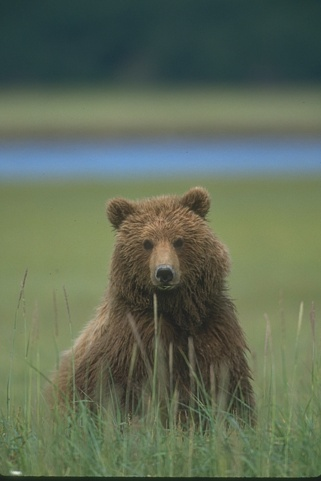
#> input picture images/bear1.jpg, 321 x 481 px; the run also reads 1 picture not shown here
$ jupyter execute --allow-errors exercise3.ipynb
#> lines starting #> are read from the running program, lines starting #| are printed output that depends on the picture; after the words box and inside, x2 and y2 are one past the last pixel; in counts of white or black regions, pixels touching at a corner belong together
Before you turn this problem in, make sure everything runs as expected. First, **restart the kernel** (in the menubar, select Kernel$\rightarrow$Restart) and then **run all cells** (in the menubar, select Cell$\rightarrow$Run All).

If a variable is given to you, give your answer to that variable. In case of multiple choice questions, answer to the given variable. Make sure your variable has a **string value** and it contains only the letter of your choice. For example if you think that choice b is the correct choice, and the given variable is answer, your answer should look like this:

answer = 'b'

or

answer = 'B'

If you need to read a file for a task, datafiles, such as .csv or .txt files are found in data subfolder. This can be accessed using data/filename.extension. In case of image, they are found in subfolder images.

Make sure you fill in any place that says `YOUR CODE HERE` or "YOUR ANSWER HERE", as well as your name below:

[cell 1]
NAME = "Nipun Waas"

---

# Multimodal Data Fusion - Exercise 3 - Data Alignment

In this exercise, we will take a closer look at the alignment of (multimodal) data in spatial, temporal, and semantic domains as well as radiometric normalization of calibrating the scale of variables. You will be learning about __spatial alignment__ with __image registration__, __temporal alignment__ with __dynamic time warping__ of time-series data, __semantical aligment__ of different data sources with __clustering methods__ for __image segmentation__, and __data normalization__ having different scales.

## Learning goals

After this exercise, you should

- get familiar with different data alignment types and techniques in multimodal data fusion
- be able to estimate of mutual information for spatial alignment / image registration
- be able to apply dynamic time-warping for temporal aligment of time-series
- be able to use k-means multi-modal image segmentation.
- be able to normalize data in different ways

## Relevant Lecture

Lecture 4

## Relevant Sections in course book

Chapters 5, 6, 7, and 8

## Additional Material

* Visualization and plotting with [matplotlib](https://matplotlib.org)
* Image processing with [scikit-image](https://scikit-image.org)
* Dynamic time warping with [simpledtw](https://github.com/talcs/simpledtw)
* scikit-learn page on [k-means](https://scikit-learn.org/stable/modules/clustering.html#k-means)

# Tutorial

## Loading and processing images

<a id='ImageDemo'></a>
<div class=" alert alert-info">
    <b>Tutorial.</b> Image processing with scikit-image.

The code below reads image from the file, rotates it, transforms to different color space, and finally plot the result images. Run the code and get yourself familiar with libraries and functions ([skimage.transform]( https://scikit-image.org/docs/stable/api/skimage.transform.html?highlight=transform#module-skimage.transform) and [skimage.color](https://scikit-image.org/docs/stable/api/skimage.color.html?highlight=color#module-skimage.color)).

</div>

[cell 2]
import numpy as np
import matplotlib.image as image
import matplotlib.pyplot as plt
from skimage.transform import rotate
from skimage.color import rgb2hsv

# loading image
img = image.imread('images/bear1.jpg')
#> img is the input picture: shape (481, 321, 3); mean R, G, B 95.8, 108, 87.5
# rotating image 90 degrees
img_rotated = rotate(img, 90)
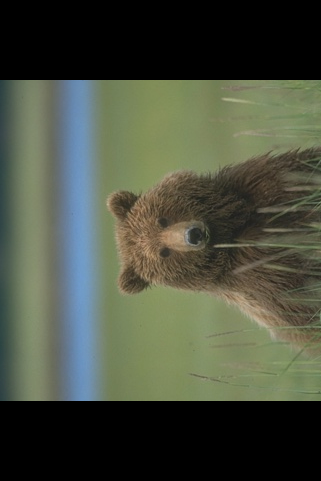
#> img_rotated: shape (481, 321, 3) float64; mean R, G, B 0.288, 0.308, 0.249
# transform color space from RGB to HSV
img_hsv = rgb2hsv(img)
#> img_hsv: shape (481, 321, 3) float64; mean of channels 0, 1, 2 0.29, 0.301, 0.439

# display resulting images
f = plt.figure(figsize=(10,5))
f.add_subplot(1,3,1)
plt.imshow(img)
f.add_subplot(1,3,2)
plt.imshow(img_rotated)
f.add_subplot(1,3,3)
plt.imshow(img_hsv)

## Plotting historams

<a id='HistogramDemo'></a>
<div class=" alert alert-info">
    <b>Tutorial.</b> Calculating and visualizing histograms.

The code below reads image from the file, transforms it to gray scale, calculates histograms. Run the code and get yourself familiar with 1D and 2D histograms ([matplotlib.pyplot.hist](https://matplotlib.org/3.3.1/api/_as_gen/matplotlib.pyplot.hist.html) and [numpy.histogram2d](https://numpy.org/doc/stable/reference/generated/numpy.histogram2d.html)). Study what does these 1D and 2D histograms means in image context.

</div>

[cell 3]
from skimage.color import rgb2gray
# loading image
img = image.imread('images/bear2.jpg')
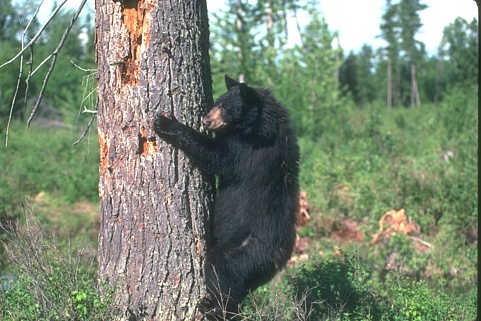
#> input picture images/bear2.jpg, 481 x 321 px
#> img is the input picture: shape (321, 481, 3); mean R, G, B 122.4, 134.6, 114.7
# transform to gray scale
img_gray = rgb2gray(img)
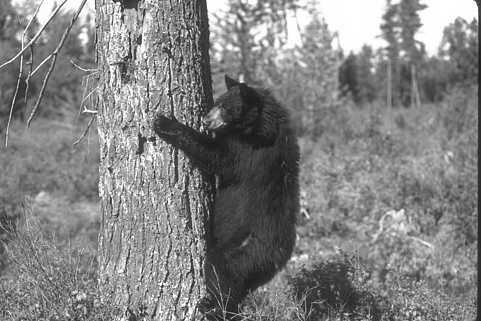
#> img_gray: shape (321, 481) float64; min 0.0928, max 1, mean 0.512

# display images
f1 = plt.figure(figsize=(10,10))
f1.add_subplot(1,2,1)
h1 = plt.imshow(img)
f1.add_subplot(1,2,2)
h1 = plt.imshow(img_gray, cmap=plt.get_cmap('gray'))
plt.show()

# calculate and plot images and 1D/2D histogram using 20 bins
nbins = 20
f2 = plt.figure(figsize=(10,5))
f2.add_subplot(1,2,1)
hist1d = plt.hist(img_gray.flatten(), bins=nbins)
f2.add_subplot(1,2,2)
hist2d = np.histogram2d(img_gray.flatten(), img_gray.flatten(), bins=nbins)[0]
nz = hist2d > 0
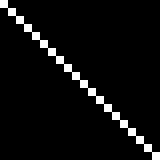
#> nz: shape (20, 20) bool (shown 8 times larger); 5% white in thin lines or dots
hist2d[nz] = np.log(hist2d[nz])
#> hist2d: shape (20, 20) float64; min 0, max 9.77, mean 0.435
plt.imshow(hist2d, interpolation='nearest')

## Dynamic time warping

<a id='DTWDemo'></a>
<div class=" alert alert-info">
    <b>Tutorial.</b> Dynamic time warping between time-series.

The code below generates two univariate time-series and then match them using Dynamic time warping (DTW) method. Run the code and get yourself familiar with DTW [simpledtw](https://github.com/talcs/simpledtw). Study how DTW works and what are the inputs and outputs in dtw()-function. Outputs are also visualized in next code snippet.
</div>

### DTW: toy example

[cell 4]
import simpledtw

ts1 = np.array([4, 3.5, 3.7, 4, 4.4, 5, 6, 6.5]) # 1st time-series
ti1 = np.array(range(0, len(ts1))) # time indices
ts2 = np.array([2, 2.7, 2.5, 4.5, 5, 5.7]) # 2nd time-series
ti2 = np.array(range(2, len(ts1))) # time indices
#> (the rest of this cell did not finish here and is left out)

### DTW: plotting the results

[cell 5]
f = plt.figure(figsize=(10,5))
f.add_subplot(1,2,1)

# plot data
plt.plot(ti1, ts1, '-o')
plt.plot(ti2, ts2, '-o')

# plot connections between points
#> (the rest of this cell did not finish here and is left out)

## K-means clustering

<a id='KmeansDemo'></a>
<div class=" alert alert-info">
    <b>Tutorial.</b> Clustering with k-means algorithm.

The code below defines k-means clustering algorithm and applied it to syntetic 2D data. Run the code and study how k-means works ([sklearn.cluster.Kmeans](https://scikit-learn.org/stable/modules/clustering.html#k-means)), what are the inputs and outputs of kmeans_clustering()-function, how can you interpret the result of toy example.

</div>

[cell 6]
from sklearn.cluster import KMeans

def kmeans_clustering(X, k=3, maximum_iterations=200):
    n, d = X.shape    # number of examples n and number of features d
    cluster_centers = np.zeros((k, d))    # Store the resulting clustering centers in the rows of this k x d matrix
    cluster_labels = np.zeros(n)    # Store here the resulting n cluster indices / labels (assigned for each example)

    k_means = KMeans(n_clusters=k, max_iter=maximum_iterations, n_init=10).fit(X)  # Fit k-means with k clusters and using max_iter maximum iterations
    cluster_centers = k_means.cluster_centers_  # cluster centers
    cluster_indices = k_means.labels_  # cluster label indices for each example
    return cluster_centers, cluster_indices

### K-means: toy example

[cell 7]
from sklearn.datasets import make_blobs

# generate 2D clusters with 5 centers
X, y = make_blobs(n_samples=200, centers=5, n_features=2, random_state=1)

# fit k-means fit 5 clusters
cluster_means, cluster_indices = kmeans_clustering(X, k = 5)

# visualize data and clustering results
plt.scatter(X[:, 0], X[:, 1], marker='o', c=cluster_indices,
            s=25, edgecolor='k')
plt.scatter(cluster_means[:,0], cluster_means[:,1], marker='x', s=100, color = 'r')

# -----------------------------------------------------------------------

# Assignments

## 1. Spatial Alignment: mutual Information for image registration

###  Introduction

In this assigment, we will take a look at mutual information between two images. For background, look at first part of the Lecture 4 (spatial alignment). Also, Chapter 5 in course book is relevant.

### The image data

The image data here are from two different magnetic resonance imaging sources ('T1-weighted-MRI.jpg', and 'T2-weighted-MRI.jpg'). Task is to transform the images and calculate mutual information based on the joint histogram.

<a id='Task1.1'></a>
<div class=" alert alert-warning">
    <b>Assignment.</b> Problem 1.1.

<p> 1) Complete the code below to rotate second MRI image 't2_img' by 45 degrees. </p>
<p> 2) Visualize original images and the resulting rotated image.</p>
<p>
Hint: Your output image should look like in the picture below
<br>

</p>
</div>

[cell 8]
import numpy as np
import matplotlib.image as img
import matplotlib.pyplot as plt
from skimage.transform import rotate

# Answer to problem 1.1 in this cell

# load MRI images ('T1-weighted-MRI.jpg' and T2-weighted-MRI.jpg) as pixel array
# YOUR CODE HERE
t1_img = img.imread('images/T1-weighted-MRI.jpg')
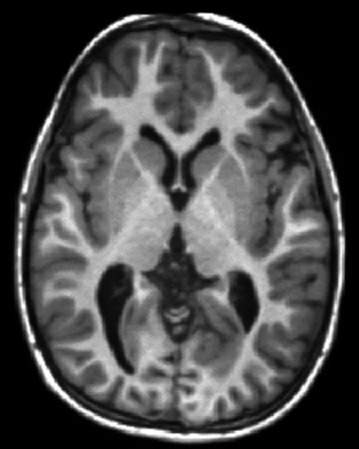
#> input picture images/T1-weighted-MRI.jpg, 359 x 449 px
#> t1_img is the input picture: shape (449, 359); min 0, max 255, mean 73.6
t2_img = img.imread('images/T2-weighted-MRI.jpg')
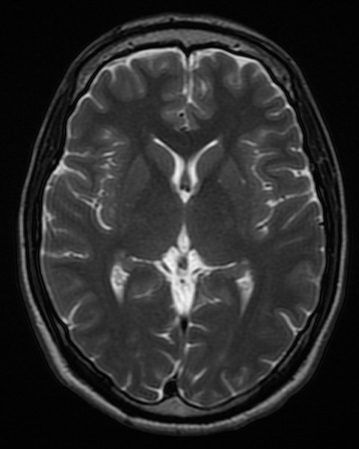
#> input picture images/T2-weighted-MRI.jpg, 359 x 449 px
#> t2_img is the input picture: shape (449, 359); min 0, max 248, mean 43.4

# rotate image 't2_img' by 45 degrees
t2_img_45 = rotate(t2_img, 45)
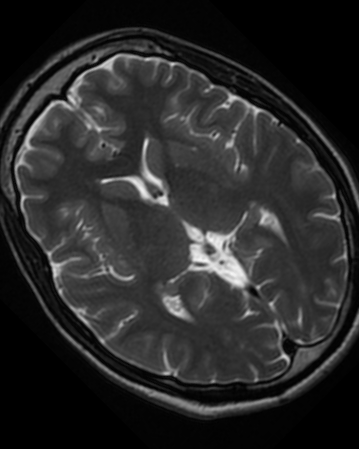
#> t2_img_45: shape (449, 359) float64; min 0, max 0.964, mean 0.164
# display all 3 array of pixels as an image
## Your code here
f1 = plt.figure(figsize=(10,10))
f1.add_subplot(1,3,1)
h1 = plt.imshow(t1_img, cmap=plt.get_cmap('gray'))
f1.add_subplot(1,3,2)
h1 = plt.imshow(t2_img, cmap=plt.get_cmap('gray'))
f1.add_subplot(1,3,3)
h1 = plt.imshow(t2_img_45, cmap=plt.get_cmap('gray'))
plt.show()

[cell 9]
# Your points for Problem 1.1 will be given in this cell. Do not modify it.

### 1D Histograms

<a id='Task1.2'></a>
<div class=" alert alert-warning">
    <b>Assignment.</b> Problem 1.2.

<p> 1) Calculate and plot 1D histograms of three images above using 20 histogram bins. </p>
<p> 2) Compare the results. What can you say about histograms? Why first two are different and last two almost similar? </p>

<p>
Hint: Your output image should look like in the picture below
<br>

</p>
</div>

[cell 10]
# Answer to Problem 1.2.1 in this cell
# YOUR CODE HERE
nbins = 20

f1 = plt.figure(figsize=(10,5))
f1.add_subplot(1,3,1)
h1 = plt.hist(t1_img.flatten(), bins=nbins) # 1D histogram of t1_img
f1.add_subplot(1,3,2)
h2 = plt.hist(t2_img.flatten(), bins=nbins) # 1D histogram of t2_img
f1.add_subplot(1,3,3)
h3 = plt.hist(t2_img_45.flatten(), bins=nbins) # 1D histogram of t2_img_45
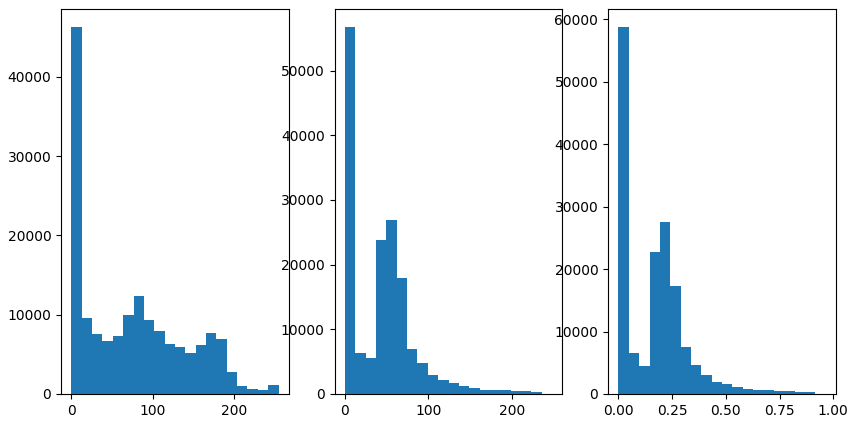
#> figure drawn by matplotlib, 3 panels; panel 1: tallest bar 46244 high, from x = 0 to 12.75; panel 2: tallest bar 56684 high, from x = -8.88e-16 to 12.4; panel 3: tallest bar 58736 high, from x = 3.47e-18 to 0.0482

[cell 11]
# Your points for Problem 1.2.1 will be given in this cell. Do not modify it.

#### 1.2.2: What can you say about histograms? Why first two are different and last two similar?
Answer to 1.2.2 in the cell below

The first histogram shows the brightness of a brain view, and the second one is from another side of the brain, so they are different due to diverse lighting. The third histogram is from rotating the second brain image by 45 degrees, the last two histograms are similar, because it means the rotation didn't change the brightness much, which is expected because simple rotation usually keeps the same brightness in the image.

### 2D Histograms

<a id='Task1.3'></a>
<div class=" alert alert-warning">
    <b>Assignment.</b> Problem 1.3.

<p>1) Calculate and plot 2D histograms of images below using 20 histogram bins (interpolation='nearest').</p>

<p>2) Compare the results. What can you say about 2D histograms? Why first one is diagonal and last two different compared to 1.2?</p>

<p>
Hint: Your output image should look like in the picture below
<br>

</p>
</div>

[cell 12]
nbins = 20

# Plot three histogram between
    # 't1_img' and 't1_img'
    # 't1_img' and 't2_img'
    # 't1_img' and 't2_img_45'

    # Do realize, that if you use a different library to create the histograms, the image may look different.
    # Check that your image has the same type of data as the one in output hints.
    # Your answer may be correct even if the images do not look the same.
    # The output hints have been made using numpy.

# YOUR CODE HERE

H1 = np.histogram2d(t1_img.flatten(), t1_img.flatten(), bins=nbins)[0] # 2D histogram t1_img, t1_img
H2 = np.histogram2d(t1_img.flatten(), t2_img.flatten(), bins=nbins)[0] # 2D histogram t1_img, t2_img
H3 = np.histogram2d(t1_img.flatten(), t2_img_45.flatten(), bins=nbins)[0] # 2D histogram t1_img, t2_img_45

hist1 = H1.copy()
hist1[H1>0] = np.log(H1[H1>0]) # Create a copy of H1 and then take logarithm of non-zero elements
#> hist1: shape (20, 20) float64; min 0, max 10.74, mean 0.426
hist2 = H2.copy()
hist2[H2>0] = np.log(H2[H2>0]) # Create a copy of H2 and then take logarithm of non-zero elements
hist3 = H3.copy()
hist3[H3>0] = np.log(H3[H3>0]) # Create a copy of H3 and then take logarithm of non-zero elements
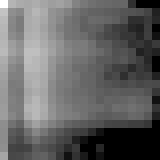
#> hist3: shape (20, 20) float64 (shown 8 times larger); min 0, max 10.53, mean 4.13; drawn with min black and max white

f2 = plt.figure(figsize=(10,10))
f2.add_subplot(1,3,1)
plt.imshow(hist1, interpolation='nearest')
f2.add_subplot(1,3,2)
plt.imshow(hist2, interpolation='nearest')
f2.add_subplot(1,3,3)
plt.imshow(hist3, interpolation='nearest')

# Hint! See tutorial for help

[cell 13]
# Your points for Problem 1.3.1 will be given in this cell. Do not modify it.

#### 1.3.2: Compare the results. What can you say about 2D histograms? Why first one is diagonal and last two different compared to 1.2?
Answer to 1.3.2 in the cell below

The 2D histograms provide insights into pixel intensity relationships. H1, comparing t1_img with itself, is diagonal with a bright line due to a perfect match. H2, comparing t1_img with t2_img, shows a less defined diagonal, indicating differences in pixel intensities. H3, comparing t1_img with a rotated t2_img_45, exhibits a different pattern due to spatial shifts from rotation. These patterns reveal similarities and differences between the images, contrasting with the perfect diagonal match in H1.

### Mutual information of histograms

<a id='Task1.4'></a>
<div class=" alert alert-warning">
    <b>Assignment.</b> Problem 1.4.

<p>Complete the code below to calculate and return mutual information of joint 2D histogram.
    Mutual information is defined as:
    \begin{equation*}
        MI(X;Y) = \sum_{y \in Y} \sum_{x \in X} p(x,y) log\bigg(\frac{p(x,y)}{p(x)p(y)}\bigg)
    \end{equation*}
    Also relevant material can be found from Lecture 4 (pages 5-9)
    </p>

</div>

[cell 14]
def mutual_information(hgram):
    """ Mutual information for joint histogram
    """
    # YOUR CODE HERE
    # Convert bins counts to probability values
    pxy = hgram/float(np.sum(hgram))

    # calculate marginal for x over y
    px = np.sum(pxy, axis=1)
    # calculate marginal for y over x
    py = np.sum(pxy, axis=0)
    # Broadcast to multiply marginals
    px_py = np.outer(px, py)

    ## Now we can do the calculation using the probability values (pxy) and mutiplied marginals (px_py) 2D arrays
    # hint: Only non-zero pxy values contribute to the sum
    mask = pxy != 0
    mi = np.nansum(pxy[mask] * np.log(np.divide(pxy[mask], px_py[mask])))
    return mi

[cell 15]
# Your points for Problem 1.4 will be given in this cell. Do not modify it.

### Rotated images and mutual information

<a id='Task1.5'></a>
<div class=" alert alert-warning">
    <b>Assignment.</b> Problem 1.5.

<p>Complete the code below to calculate mutual information for rotated images using your solution. </p>
<p> 1) Generate 19 more rotated images of 't2_img' in the range of -45 to +45 degrees with increament of 5 degrees. </p>
<p> 2) Compute histograms between first mri image ('t1_img') and rotated images. Use bins = nbins</p>
<p> 3) Calculate mutual information for each of these histograms (using function implemented above). </p>
<p> 4) Plot the mutual infomation values as function of rotation angles. <i>Hint: Your output image should resemble the one at the bottom of this cell.</i> </p>
<p> 5) In which angle mutual information is maximized? Think by yourself why is that. </p>

<p>

</p>
</div>

[cell 16]
# Problem 1.5.1.
# generate 19 more rotated images of 't2_img' in the range of -45 to +45 degrees with increament of 5 degrees
rotated_images = [rotate(t2_img, angle) for angle in range(-45, 50, 5)] # == save rotated images
#> rotated_images = 19 items
labels = [angle for angle in range(-45, 50, 5)] # == save angles of rotation for corresponding image

# Problem 1.5.2.
# compute histograms between t1_img and all rotated t2_img ('rotated_images')
histograms = [np.histogram2d(t1_img.flatten(), rotated_img.flatten(), bins=nbins)[0] for rotated_img in rotated_images] # == save histograms
#> histograms = 19 items

# Problem 1.5.3.
# calculate mutual information of each histogram
mi = [mutual_information(hist) for hist in histograms]
#> in mutual_information, `px = np.sum(pxy, axis=1)`: px = 20 values, max 0.287 at index 0, min 0.00345 at index 18, mean 0.05
#> in mutual_information, `py = np.sum(pxy, axis=0)`: py = 20 values, max 0.364 at index 0, min 0.000496 at index 19, mean 0.05
#> in mutual_information, `mask = pxy != 0`:
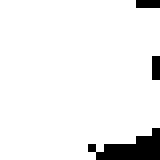
#> mask: shape (20, 20) bool (shown 8 times larger); 93.5% white; 3 black regions (2 under 20 px), largest, box (x1, y1, x2, y2) and area: (11, 16, 20, 20) 20
#> in mutual_information, `mi = np.nansum(pxy[mask] * np.log(np.divide(pxy[mask], px_py[mask])))`: mi = 0.232
#> (the rest of the program and of its run is left out)
